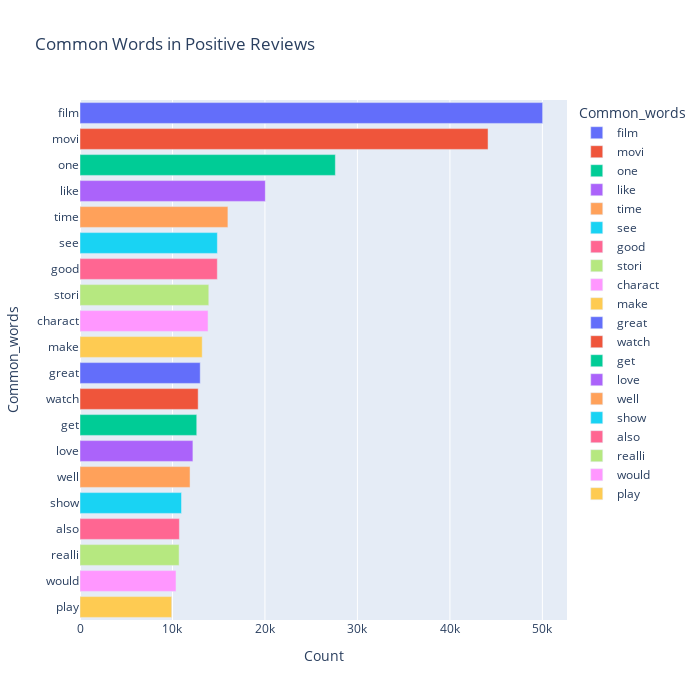

The notebook cell this image was saved under:
### Markdown cell above
### Unigram Analysis

### Code cell
most_common_uni_pos = get_top_text_ngrams(df.review[df.sentiment=='positive'], 20, 1)
most_common_uni_pos = dict(most_common_uni_pos)
temp = pd.DataFrame(columns=["Common_words", 'Count'])
temp["Common_words"] = list(most_common_uni_pos.keys())
temp["Count"] = list(most_common_uni_pos.values())
fig = px.bar(temp, x="Count", y="Common_words", title='Common Words in Positive Reviews', orientation='h',
             width=700, height=700, color='Common_words')
fig.show()

### Figure 1 — Plotly figure (JSON) as saved in the notebook; plotly's stock layout.template omitted (floating-point values rounded to 4 significant figures)
{"data": [{"alignmentgroup": "True", "hovertemplate": "Common_words=%{y}<br>Count=%{x}<extra></extra>", "legendgroup": "film", "marker": {"color": "#636efa"}, "name": "film", "offsetgroup": "film", "orientation": "h", "showlegend": true, "textposition": "auto", "type": "bar", "x": [50029], "xaxis": "x", "y": ["film"], "yaxis": "y"}, {"alignmentgroup": "True", "hovertemplate": "Common_words=%{y}<br>Count=%{x}<extra></extra>", "legendgroup": "movi", "marker": {"color": "#EF553B"}, "name": "movi", "offsetgroup": "movi", "orientation": "h", "showlegend": true, "textposition": "auto", "type": "bar", "x": [44125], "xaxis": "x", "y": ["movi"], "yaxis": "y"}, {"alignmentgroup": "True", "hovertemplate": "Common_words=%{y}<br>Count=%{x}<extra></extra>", "legendgroup": "one", "marker": {"color": "#00cc96"}, "name": "one", "offsetgroup": "one", "orientation": "h", "showlegend": true, "textposition": "auto", "type": "bar", "x": [27612], "xaxis": "x", "y": ["one"], "yaxis": "y"}, {"alignmentgroup": "True", "hovertemplate": "Common_words=%{y}<br>Count=%{x}<extra></extra>", "legendgroup": "like", "marker": {"color": "#ab63fa"}, "name": "like", "offsetgroup": "like", "orientation": "h", "showlegend": true, "textposition": "auto", "type": "bar", "x": [20041], "xaxis": "x", "y": ["like"], "yaxis": "y"}, {"alignmentgroup": "True", "hovertemplate": "Common_words=%{y}<br>Count=%{x}<extra></extra>", "legendgroup": "time", "marker": {"color": "#FFA15A"}, "name": "time", "offsetgroup": "time", "orientation": "h", "showlegend": true, "textposition": "auto", "type": "bar", "x": [15994], "xaxis": "x", "y": ["time"], "yaxis": "y"}, {"alignmentgroup": "True", "hovertemplate": "Common_words=%{y}<br>Count=%{x}<extra></extra>", "legendgroup": "see", "marker": {"color": "#19d3f3"}, "name": "see", "offsetgroup": "see", "orientation": "h", "showlegend": true, "textposition": "auto", "type": "bar", "x": [14853], "xaxis": "x", "y": ["see"], "yaxis": "y"}, {"alignmentgroup": "True", "hovertemplate": "Common_words=%{y}<br>Count=%{x}<extra></extra>", "legendgroup": "good", "marker": {"color": "#FF6692"}, "name": "good", "offsetgroup": "good", "orientation": "h", "showlegend": true, "textposition": "auto", "type": "bar", "x": [14849], "xaxis": "x", "y": ["good"], "yaxis": "y"}, {"alignmentgroup": "True", "hovertemplate": "Common_words=%{y}<br>Count=%{x}<extra></extra>", "legendgroup": "stori", "marker": {"color": "#B6E880"}, "name": "stori", "offsetgroup": "stori", "orientation": "h", "showlegend": true, "textposition": "auto", "type": "bar", "x": [13928], "xaxis": "x", "y": ["stori"], "yaxis": "y"}, {"alignmentgroup": "True", "hovertemplate": "Common_words=%{y}<br>Count=%{x}<extra></extra>", "legendgroup": "charact", "marker": {"color": "#FF97FF"}, "name": "charact", "offsetgroup": "charact", "orientation": "h", "showlegend": true, "textposition": "auto", "type": "bar", "x": [13848], "xaxis": "x", "y": ["charact"], "yaxis": "y"}, {"alignmentgroup": "True", "hovertemplate": "Common_words=%{y}<br>Count=%{x}<extra></extra>", "legendgroup": "make", "marker": {"color": "#FECB52"}, "name": "make", "offsetgroup": "make", "orientation": "h", "showlegend": true, "textposition": "auto", "type": "bar", "x": [13215], "xaxis": "x", "y": ["make"], "yaxis": "y"}, {"alignmentgroup": "True", "hovertemplate": "Common_words=%{y}<br>Count=%{x}<extra></extra>", "legendgroup": "great", "marker": {"color": "#636efa"}, "name": "great", "offsetgroup": "great", "orientation": "h", "showlegend": true, "textposition": "auto", "type": "bar", "x": [13001], "xaxis": "x", "y": ["great"], "yaxis": "y"}, {"alignmentgroup": "True", "hovertemplate": "Common_words=%{y}<br>Count=%{x}<extra></extra>", "legendgroup": "watch", "marker": {"color": "#EF553B"}, "name": "watch", "offsetgroup": "watch", "orientation": "h", "showlegend": true, "textposition": "auto", "type": "bar", "x": [12778], "xaxis": "x", "y": ["watch"], "yaxis": "y"}, {"alignmentgroup": "True", "hovertemplate": "Common_words=%{y}<br>Count=%{x}<extra></extra>", "legendgroup": "get", "marker": {"color": "#00cc96"}, "name": "get", "offsetgroup": "get", "orientation": "h", "showlegend": true, "textposition": "auto", "type": "bar", "x": [12625], "xaxis": "x", "y": ["get"], "yaxis": "y"}, {"alignmentgroup": "True", "hovertemplate": "Common_words=%{y}<br>Count=%{x}<extra></extra>", "legendgroup": "love", "marker": {"color": "#ab63fa"}, "name": "love", "offsetgroup": "love", "orientation": "h", "showlegend": true, "textposition": "auto", "type": "bar", "x": [12210], "xaxis": "x", "y": ["love"], "yaxis": "y"}, {"alignmentgroup": "True", "hovertemplate": "Common_words=%{y}<br>Count=%{x}<extra></extra>", "legendgroup": "well", "marker": {"color": "#FFA15A"}, "name": "well", "offsetgroup": "well", "orientation": "h", "showlegend": true, "textposition": "auto", "type": "bar", "x": [11900], "xaxis": "x", "y": ["well"], "yaxis": "y"}, {"alignmentgroup": "True", "hovertemplate": "Common_words=%{y}<br>Count=%{x}<extra></extra>", "legendgroup": "show", "marker": {"color": "#19d3f3"}, "name": "show", "offsetgroup": "show", "orientation": "h", "showlegend": true, "textposition": "auto", "type": "bar", "x": [10977], "xaxis": "x", "y": ["show"], "yaxis": "y"}, {"alignmentgroup": "True", "hovertemplate": "Common_words=%{y}<br>Count=%{x}<extra></extra>", "legendgroup": "also", "marker": {"color": "#FF6692"}, "name": "also", "offsetgroup": "also", "orientation": "h", "showlegend": true, "textposition": "auto", "type": "bar", "x": [10748], "xaxis": "x", "y": ["also"], "yaxis": "y"}, {"alignmentgroup": "True", "hovertemplate": "Common_words=%{y}<br>Count=%{x}<extra></extra>", "legendgroup": "realli", "marker": {"color": "#B6E880"}, "name": "realli", "offsetgroup": "realli", "orientation": "h", "showlegend": true, "textposition": "auto", "type": "bar", "x": [10718], "xaxis": "x", "y": ["realli"], "yaxis": "y"}, {"alignmentgroup": "True", "hovertemplate": "Common_words=%{y}<br>Count=%{x}<extra></extra>", "legendgroup": "would", "marker": {"color": "#FF97FF"}, "name": "would", "offsetgroup": "would", "orientation": "h", "showlegend": true, "textposition": "auto", "type": "bar", "x": [10383], "xaxis": "x", "y": ["would"], "yaxis": "y"}, {"alignmentgroup": "True", "hovertemplate": "Common_words=%{y}<br>Count=%{x}<extra></extra>", "legendgroup": "play", "marker": {"color": "#FECB52"}, "name": "play", "offsetgroup": "play", "orientation": "h", "showlegend": true, "textposition": "auto", "type": "bar", "x": [9916], "xaxis": "x", "y": ["play"], "yaxis": "y"}], "layout": {"barmode": "relative", "height": 700, "legend": {"title": {"text": "Common_words"}, "tracegroupgap": 0}, "title": {"text": "Common Words in Positive Reviews"}, "width": 700, "xaxis": {"anchor": "y", "domain": [0, 1], "title": {"text": "Count"}}, "yaxis": {"anchor": "x", "categoryarray": ["play", "would", "realli", "also", "show", "well", "love", "get", "watch", "great", "make", "charact", "stori", "good", "see", "time", "like", "one", "movi", "film"], "categoryorder": "array", "domain": [0, 1], "title": {"text": "Common_words"}}}}
